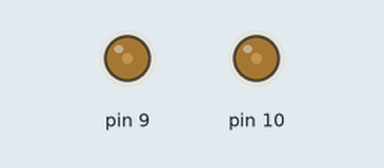
Simulated run of this sketch. Board: Arduino Uno, built with avr-gcc and run on an emulated ATmega328P. On the bench: output pins drawn as LEDs (lit = HIGH).

Above: at 0.2 s.
Timing chart, 0 to 1.7 s (numbered marks = the images above):
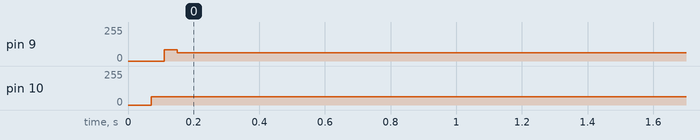

The sketch:

SINE_INV.ino
```cpp
#include <TimerOne.h>
#include "sineTable.h"

int counter;

void setup() {
  pinMode(9, OUTPUT);
  pinMode(10, OUTPUT);

  Timer1.initialize(100);  // 100uS
  Timer1.pwm(9, 100);
  Timer1.pwm(10, 100);
  Timer1.attachInterrupt(sineWave);
}

void loop() {

}

void sineWave() {
  counter++;
  if(counter == 200) counter = 0;
  if (counter < 100) {
    Timer1.setPwmDuty(9, sineVal[0][counter]);
    Timer1.setPwmDuty(10, 0);
  }
  else {
    Timer1.setPwmDuty(9, 0);
    Timer1.setPwmDuty(10, sineVal[0][counter - 100]);
  }
}
```

sineTable.h
```cpp
#ifndef SINETABLE_H
#define SINETABLE_H

//---- sineTable.h ----

const int sineVal[][100] = {
// Peak Value = 800
{0,25,50,75,100,125,150,175,199,223,247,271,294,318,341,363,385,407,429,450,470,490,510,529,548,566,583,600,616,632,647,662,675,689,701,713,724,734,744,753,761,768,775,781,786,790,794,796,798,800,800,800,798,796,794,790,786,781,775,768,761,753,744,734,724,713,701,689,675,662,647,632,616,600,583,566,548,529,510,490,470,450,429,407,385,363,341,318,294,271,247,223,199,175,150,125,100,75,50,25,},
};


#endif
```

Measured:
- by itself, pin 9: 0/255 → 63/255 at 0.11 s
- by itself, pin 10: 0/255 → 63/255 at 0.07 s
